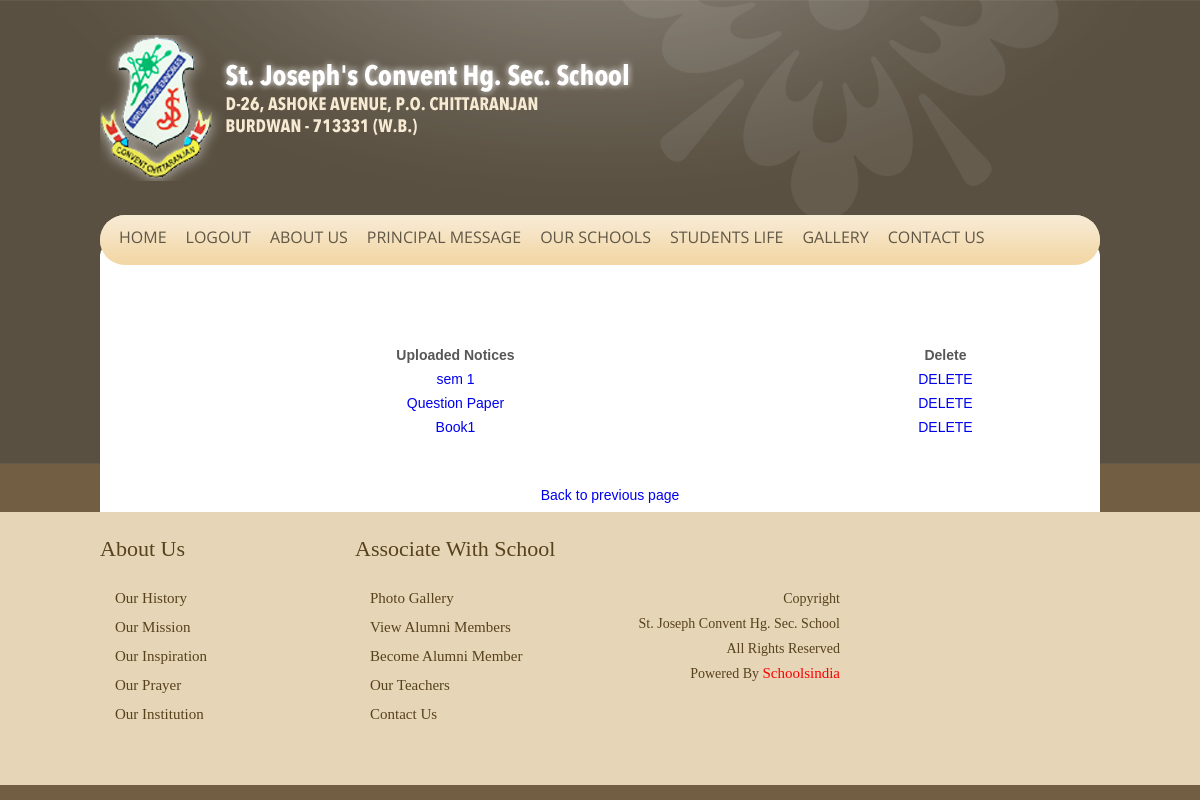
/noticelist.php (signed in), run on the app's committed database.
### tables this page shows
CREATE TABLE IF NOT EXISTS `adminarticle` (
  `password` varchar(100) NOT NULL,
  `path` varchar(200) NOT NULL,
  `noticename` varchar(200) NOT NULL
);

### noticelist.php (the view, shortened to what this page needs)
<!DOCTYPE html PUBLIC "-//W3C//DTD XHTML 1.0 Transitional//EN" "http://www.w3.org/TR/xhtml1/DTD/xhtml1-transitional.dtd">
<html xmlns="http://www.w3.org/1999/xhtml">
<head>
</head>
<body>
	<link rel="stylesheet" type="text/css" href="css/style.css">
<link rel="stylesheet" type="text/css" href="css/custom-style.css">
 <link type="text/css" href="css/menu.css" rel="stylesheet" />
	<header class="wrapper">
    	<div class="pull-left">
       		<a href="index.php" class="bg-logo"><img src="images/logo.png"/></a>
        </div>
        <div class="bg-nav">
        	<div id="menu">
             <ul class="menu">
                <li><a href="index.php"><span>HOME</span></a></li>
                                               <li><?php
				if(isset($_SESSION['aid'])||isset($_SESSION['pwd'])) echo '<a href="logout.php"><span>LOGOUT</span></a>'; else echo'<a href="#"><span>LOGIN</span></a>
                <div><ul>
                        <li><a href="studentlogin.php"><span>Student Login</span></a></li>
                        <li><a href="adminlogin.php"><span>Admin Login</span></a></li>
                        </ul></div>';?></li>
                <li><a href="#"><span>ABOUT US</span></a>
                </li>
                <li><a href="message.php"><span>Principal Message</span></a></li>
                <li><a href="#"><span>Our Schools</span></a>
                </li>
                <li><a href="#"><span>STUDENTS LIFE</span></a>
                </li>
                 <li><a href="gallery.php"><span>GALLERY</span></a></li>
                <li><a href="contactus.php"><span>CONTACT US</span></a></li>
             </ul>
        </div>
    </header>
 <div class="wrapper">
        <article class="bg-static-content">
        	<div class="margin20">
<div class="clearfix">&nbsp;</div>
<center>
<br />
<?php
        $qry="select * from adminarticle";
        $res=mysql_query($qry);
        if(mysql_affected_rows()>0)
        {
            echo "<table width='100%' border='1' style='text-align:center'>";
            echo "<tr><th>Uploaded Notices</th><th>Delete</th></tr>";
            while($row=  mysql_fetch_array($res))
            {
                echo "<tr><td><a href='$row[1]'>$row[2]</a></td><td><a href='noticedelete.php?id=$row[2]'>DELETE</a></td></tr>";
            }
            echo "</table>";
        }
        else
        {
            echo "<center><strong>No Notice Found</strong></center>";
        }
    ?>
<br />
<a href="adminarticle.php">Back to previous page</a>
</center>
          				</div>
        </article>
    </div>
    <footer>
    	<div class="wrapper">
        	<div class="one-fourth">
            	<h1>About Us</h1>
                	<ul>
                    	<li><a href="history.php" class="li-footer">Our History</a></li>                     	<li><a href="mission.php" class="li-footer">Our Mission</a></li>                     	<li><a href="inspiration.php" class="li-footer">Our Inspiration</a></li>                     	<li><a href="prayer.php" class="li-footer">Our Prayer</a></li>                     	<li><a href="institution.php" class="li-footer">Our Institution</a></li>
                  </ul>
            </div>
            <div class="one-fourth">
            <h1>Associate With School</h1>
            	<ul>
                        <li><a href="gallery.php" class="li-footer">Photo Gallery</a></li>
					   <li><a href="alumni.php" class="li-footer">View Alumni Members</a></li>
                       <li><a href="become_alumnimember.php" class="li-footer">Become Alumni Member</a></li>
                       <li><a href="teacher.php" class="li-footer">Our Teachers</a></li>
                       <li><a href="contactus.php" class="li-footer">Contact Us</a></li>
                 </ul>
            </div>
            <div class="one-fourth last">
            <h1>&nbsp;</h1>
            <p class="footer-para">
                Copyright<br/>
                St. Joseph Convent Hg. Sec. School<br/>
                All Rights Reserved<br/>
				Powered By
				<a href="http://schoolsindia.com/" target="_blank" class="li-footer" style="color:#FF0000">Schoolsindia</a>
            </p>
            </div>
            <div class="clearfix">&nbsp;</div>
        </div>
    </footer>
</body>
</html>

### css/custom-style.css (style rules this page uses)
body { background:url(../images/main-bg_01.png) no-repeat #725e43; color: #575757; font-family:"Myriad Pro", Helvetica, sans-serif; margin: 0; font-size: 14px; line-height: 24px; margin: 0; text-align:justify; background-size:100%; }
.wrapper { margin: 0 auto; width: 1000px; }
.pull-left { float:left; }
.bg-logo img { margin:35px 0 10px 0; }
.clearfix { clear:both; }
.bg-nav { background:url(../images/menu-bg_06.png) repeat-x; height:50px; border-radius:25px; }
.last { margin-right:0px !important; }
footer { background:#e6d5b7; padding:15px 0; margin-top:50px; }
footer h1 { color:#57421c; font-family:"Georgia",Times New Roman,Times,serif; font-size:22px; margin:10px 0 15px 0; border:none; font-weight:normal !important; }
footer ul li { list-style: outside none none; margin-left: 15px; margin-bottom:5px; }
a.li-footer { color:#57421c; font-family:"Georgia",Times New Roman,Times,serif; transition:all 2s color; -moz-transition:all 2s color; -o-transition:all 2s color; -webkit-transition:all 2s color; font-size:15px; }
p.footer-para { line-height: 25px; text-align: right; color:#57421c; font-family: "Georgia",Times New Roman,Times,serif; font-size: 14px; }
.bg-static-content { background: none repeat scroll 0 0 #fff; border-radius: 10px 10px 0 0; margin-bottom: -50px !important; margin-top: -20px; padding: 50px 0 5px 20px; }

### css/menu.css (style rules this page uses)
#menu { background: url("../images/menu-bg_06.png") repeat-x scroll 0 0 rgba(0, 0, 0, 0); border-radius: 25px; height: 50px; position: relative; }
#menu .menu { position: absolute; top: -20px; }
#menu * { list-style:none; border:0; padding:0; margin:0; }
#menu a { display:block; padding-left:9px; }
#menu a span { display:block; padding:30px 0 37px; white-space:nowrap; }
#menu li { float:left; background:url(../menu-images/pix.gif); }
#menu a, #menu a span { color:#605746; font-family: 'Open Sans', sans-serif; font-size:16px; line-height:24px; text-decoration:none; font-weight:normal; margin-left:5px; text-transform:uppercase; }
#menu a span { no-repeat left 0; }

### data on the page
adminarticle: noticename "sem 1"
adminarticle: noticename "Question Paper"
adminarticle: noticename "Book1"
